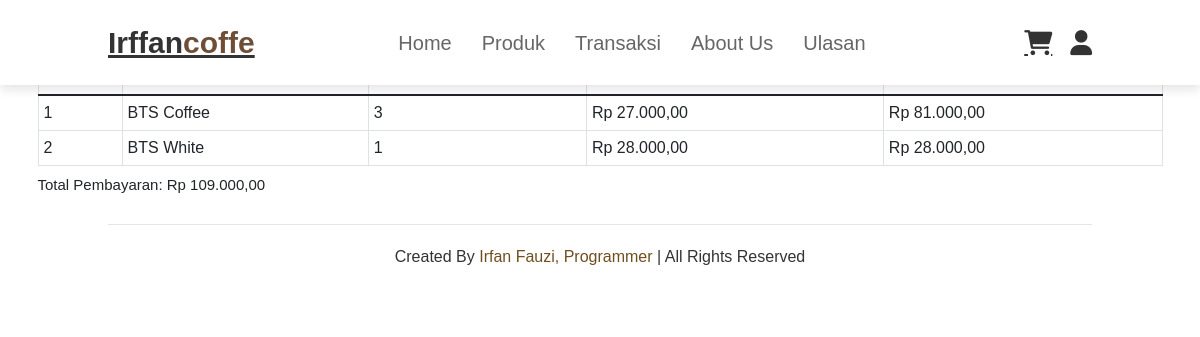
The app's page /register/detail_transaksi.php?id_transaksi=30 (signed in) with its own data.
### tables this page shows
CREATE TABLE `detailtransaksi` (
  `id_detail_transaksi` int(11) NOT NULL,
  `id_transaksi` int(11) NOT NULL,
  `id_kopi` int(11) NOT NULL,
  `kuantitas` int(11) NOT NULL,
  `harga_satuan` decimal(10,2) NOT NULL
);

CREATE TABLE `kopi` (
  `id_kopi` int(11) NOT NULL,
  `nama_kopi` varchar(100) NOT NULL,
  `jenis_kopi` varchar(50) NOT NULL,
  `harga` decimal(10,2) NOT NULL,
  `stok` int(11) NOT NULL,
  `deskripsi` text DEFAULT NULL,
  `gambar_produk` varchar(255) DEFAULT NULL
);

### register/detail_transaksi.php (the view, shortened to what this page needs)
<?php
require_once('../config.php');
$idTransaksi = $_GET['id_transaksi'] ?? null;
$query = $db->prepare("SELECT dt.id_detail_transaksi, k.nama_kopi, dt.kuantitas, dt.harga_satuan,
                              (dt.kuantitas * dt.harga_satuan) AS subtotal
                       FROM detailtransaksi dt
                       JOIN kopi k ON dt.id_kopi = k.id_kopi
                       WHERE dt.id_transaksi = ?");
$query->execute([$idTransaksi]);
$detailTransaksi = $query->fetchAll(PDO::FETCH_ASSOC);
?>
<!DOCTYPE html>
<html lang="en">
<head>
  <link href="https://cdn.jsdelivr.net/npm/bootstrap@5.1.3/dist/css/bootstrap.min.css" rel="stylesheet">
</head>
<body>
  <?php include('navbar.php'); ?>
  <div class="container my-5">
    <h2>Detail Transaksi</h2>
    <table class="table table-bordered">
      <thead>
        <tr>
          <th>No</th>
          <th>Nama Kopi</th>
          <th>Kuantitas</th>
          <th>Harga Satuan</th>
          <th>Subtotal</th>
        </tr>
      </thead>
      <tbody>
        <?php $totalHarga = 0; ?>
        <?php foreach ($detailTransaksi as $index => $item): ?>
          <tr>
            <td><?= $index + 1 ?></td>
            <td><?= $item['nama_kopi'] ?></td>
            <td><?= $item['kuantitas'] ?></td>
            <td>Rp <?= number_format($item['harga_satuan'], 2, ',', '.') ?></td>
            <td>Rp <?= number_format($item['subtotal'], 2, ',', '.') ?></td>
          </tr>
          <?php $totalHarga += $item['subtotal']; ?>
        <?php endforeach; ?>
      </tbody>
    </table>
    <h4>Total Pembayaran: Rp <?= number_format($totalHarga, 2, ',', '.') ?></h4>
  </div>
  <?php include('footer.php'); ?>
</body>
</html>

### register/navbar.php (style rules this page uses)
:root { --pink: #e84393; --dark: #333; --light: #fff; --gray: #999; --brown: #6f4e37; }
* { margin: 0; padding: 0; font-family: Verdana, Geneva, Tahoma, sans-serif; outline: none; text-decoration: none; text-transform: capitalize; transition: .2s linear; }
html { font-size: 62.5%; scroll-behavior: smooth; scroll-padding-top: 6rem; overflow-y: auto; }

### records on screen
detailtransaksi: id_kopi.nama_kopi "BTS Coffee", kuantitas "3", harga_satuan "27.000,00", subtotal "81.000,00"
detailtransaksi: id_kopi.nama_kopi "BTS White", kuantitas "1", harga_satuan "28.000,00", subtotal "28.000,00"

### other values on screen
$totalHarga "109.000,00"
